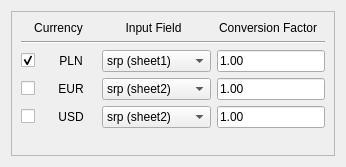
                <widget class="QWidget" name="curr_scroll_area_contents_5">
                 <property name="geometry">
                  <rect>
                   <x>0</x>
                   <y>0</y>
                   <width>346</width>
                   <height>167</height>
                  </rect>
                 </property>
                 <layout class="QGridLayout" name="gridLayout_39">
                  <item row="0" column="0">
                   <widget class="QFrame" name="curr_frame_5">
                    <property name="sizePolicy">
                     <sizepolicy hsizetype="Expanding" vsizetype="Maximum">
                      <horstretch>0</horstretch>
                      <verstretch>0</verstretch>
                     </sizepolicy>
                    </property>
                    <property name="autoFillBackground">
                     <bool>false</bool>
                    </property>
                    <property name="frameShape">
                     <enum>QFrame::Shape::StyledPanel</enum>
                    </property>
                    <property name="frameShadow">
                     <enum>QFrame::Shadow::Raised</enum>
                    </property>
                    <layout class="QGridLayout" name="gridLayout_40">
                     <item row="2" column="0">
                      <widget class="QCheckBox" name="include_curr_16">
                       <property name="sizePolicy">
                        <sizepolicy hsizetype="Expanding" vsizetype="Fixed">
                         <horstretch>0</horstretch>
                         <verstretch>0</verstretch>
                        </sizepolicy>
                       </property>
                       <property name="text">
                        <string/>
                       </property>
                       <property name="checked">
                        <bool>true</bool>
                       </property>
                      </widget>
                     </item>
                     <item row="4" column="1">
                      <widget class="QLabel" name="curr_label_16">
                       <property name="sizePolicy">
                        <sizepolicy hsizetype="Expanding" vsizetype="Fixed">
                         <horstretch>0</horstretch>
                         <verstretch>0</verstretch>
                        </sizepolicy>
                       </property>
                       <property name="minimumSize">
                        <size>
                         <width>50</width>
                         <height>0</height>
                        </size>
                       </property>
                       <property name="text">
                        <string>USD</string>
                       </property>
                       <property name="alignment">
                        <set>Qt::AlignmentFlag::AlignCenter</set>
                       </property>
                      </widget>
                     </item>
                     <item row="2" column="1">
                      <widget class="QLabel" name="curr_label_17">
                       <property name="sizePolicy">
                        <sizepolicy hsizetype="Expanding" vsizetype="Fixed">
                         <horstretch>0</horstretch>
                         <verstretch>0</verstretch>
                        </sizepolicy>
                       </property>
                       <property name="minimumSize">
                        <size>
                         <width>50</width>
                         <height>0</height>
                        </size>
                       </property>
                       <property name="text">
                        <string>PLN</string>
                       </property>
                       <property name="alignment">
                        <set>Qt::AlignmentFlag::AlignCenter</set>
                       </property>
                      </widget>
                     </item>
                     <item row="4" column="4">
                      <widget class="QLineEdit" name="c_factor_ledit_16">
                       <property name="text">
                        <string>1.00</string>
                       </property>
                      </widget>
                     </item>
                     <item row="4" column="0">
                      <widget class="QCheckBox" name="include_curr_17">
                       <property name="text">
                        <string/>
                       </property>
                      </widget>
                     </item>
                     <item row="2" column="4">
                      <widget class="QLineEdit" name="c_factor_ledit_17">
                       <property name="text">
                        <string>1.00</string>
                       </property>
                      </widget>
                     </item>
                     <item row="0" column="3" colspan="2">
                      <widget class="QLabel" name="header_cf_label_5">
                       <property name="sizePolicy">
                        <sizepolicy hsizetype="Expanding" vsizetype="Fixed">
                         <horstretch>0</horstretch>
                         <verstretch>0</verstretch>
                        </sizepolicy>
                       </property>
                       <property name="text">
                        <string>Conversion Factor</string>
                       </property>
                       <property name="alignment">
                        <set>Qt::AlignmentFlag::AlignCenter</set>
                       </property>
                      </widget>
                     </item>
                     <item row="3" column="0">
                      <widget class="QCheckBox" name="include_curr_18">
                       <property name="text">
                        <string/>
                       </property>
                      </widget>
                     </item>
                     <item row="0" column="2">
                      <widget class="QLabel" name="header_input_label_5">
                       <property name="sizePolicy">
                        <sizepolicy hsizetype="Expanding" vsizetype="Fixed">
                         <horstretch>0</horstretch>
                         <verstretch>0</verstretch>
                        </sizepolicy>
                       </property>
                       <property name="text">
                        <string>Input Field</string>
                       </property>
                       <property name="alignment">
                        <set>Qt::AlignmentFlag::AlignCenter</set>
                       </property>
                      </widget>
                     </item>
                     <item row="3" column="4">
                      <widget class="QLineEdit" name="c_factor_ledit_18">
                       <property name="text">
                        <string>1.00</string>
                       </property>
                      </widget>
                     </item>
                     <item row="3" column="1">
                      <widget class="QLabel" name="curr_label_18">
                       <property name="sizePolicy">
                        <sizepolicy hsizetype="Expanding" vsizetype="Fixed">
                         <horstretch>0</horstretch>
                         <verstretch>0</verstretch>
                        </sizepolicy>
                       </property>
                       <property name="minimumSize">
                        <size>
                         <width>50</width>
                         <height>0</height>
                        </size>
                       </property>
                       <property name="text">
                        <string>EUR</string>
                       </property>
                       <property name="alignment">
                        <set>Qt::AlignmentFlag::AlignCenter</set>
                       </property>
                      </widget>
                     </item>
                     <item row="3" column="2" colspan="2">
                      <widget class="QComboBox" name="curr_field_combo_16">
                       <property name="sizePolicy">
                        <sizepolicy hsizetype="Expanding" vsizetype="Preferred">
                         <horstretch>0</horstretch>
                         <verstretch>0</verstretch>
                        </sizepolicy>
                       </property>
                       <property name="maximumSize">
                        <size>
                         <width>200</width>
                         <height>16777215</height>
                        </size>
                       </property>
                       <property name="sizeAdjustPolicy">
                        <enum>QComboBox::SizeAdjustPolicy::AdjustToContentsOnFirstShow</enum>
                       </property>
                       <property name="frame">
                        <bool>true</bool>
                       </property>
                       <property name="labelDrawingMode">
                        <enum>QComboBox::LabelDrawingMode::UseStyle</enum>
                       </property>
                       <item>
                        <property name="text">
                         <string>srp (sheet2)</string>
                        </property>
                       </item>
                       <item>
                        <property name="text">
                         <string>name (sheet2)</string>
                        </property>
                       </item>
                      </widget>
                     </item>
                     <item row="0" column="0" colspan="2">
                      <widget class="QLabel" name="header_curr_label_5">
                       <property name="sizePolicy">
                        <sizepolicy hsizetype="Expanding" vsizetype="Fixed">
                         <horstretch>0</horstretch>
                         <verstretch>0</verstretch>
                        </sizepolicy>
                       </property>
                       <property name="text">
                        <string>Currency</string>
                       </property>
                       <property name="alignment">
                        <set>Qt::AlignmentFlag::AlignCenter</set>
                       </property>
                      </widget>
                     </item>
                     <item row="2" column="2" colspan="2">
                      <widget class="QComboBox" name="curr_field_combo_17">
                       <property name="sizePolicy">
                        <sizepolicy hsizetype="Expanding" vsizetype="Preferred">
                         <horstretch>0</horstretch>
                         <verstretch>0</verstretch>
                        </sizepolicy>
                       </property>
                       <property name="maximumSize">
                        <size>
                         <width>200</width>
                         <height>16777215</height>
                        </size>
                       </property>
                       <property name="sizeAdjustPolicy">
                        <enum>QComboBox::SizeAdjustPolicy::AdjustToContentsOnFirstShow</enum>
                       </property>
                       <property name="frame">
                        <bool>true</bool>
                       </property>
                       <property name="labelDrawingMode">
                        <enum>QComboBox::LabelDrawingMode::UseStyle</enum>
                       </property>
                       <item>
                        <property name="text">
                         <string>srp (sheet1)</string>
                        </property>
                       </item>
                       <item>
                        <property name="text">
                         <string>name (sheet2)</string>
                        </property>
                       </item>
                      </widget>
                     </item>
                     <item row="1" column="0" colspan="5">
                      <widget class="Line" name="curr_split_line_5">
                       <property name="sizePolicy">
                        <sizepolicy hsizetype="Expanding" vsizetype="Fixed">
                         <horstretch>0</horstretch>
                         <verstretch>0</verstretch>
                        </sizepolicy>
                       </property>
                       <property name="orientation">
                        <enum>Qt::Orientation::Horizontal</enum>
                       </property>
                      </widget>
                     </item>
                     <item row="5" column="2">
                      <spacer name="verticalSpacer_9">
                       <property name="orientation">
                        <enum>Qt::Orientation::Vertical</enum>
                       </property>
                       <property name="sizeHint" stdset="0">
                        <size>
                         <width>20</width>
                         <height>40</height>
                        </size>
                       </property>
                      </spacer>
                     </item>
                     <item row="4" column="2" colspan="2">
                      <widget class="QComboBox" name="curr_field_combo_18">
                       <property name="sizePolicy">
                        <sizepolicy hsizetype="Expanding" vsizetype="Preferred">
                         <horstretch>0</horstretch>
                         <verstretch>0</verstretch>
                        </sizepolicy>
                       </property>
                       <property name="maximumSize">
                        <size>
                         <width>200</width>
                         <height>16777215</height>
                        </size>
                       </property>
                       <property name="sizeAdjustPolicy">
                        <enum>QComboBox::SizeAdjustPolicy::AdjustToContentsOnFirstShow</enum>
                       </property>
                       <property name="frame">
                        <bool>true</bool>
                       </property>
                       <property name="labelDrawingMode">
                        <enum>QComboBox::LabelDrawingMode::UseStyle</enum>
                       </property>
                       <item>
                        <property name="text">
                         <string>srp (sheet2)</string>
                        </property>
                       </item>
                       <item>
                        <property name="text">
                         <string>name (sheet2)</string>
                        </property>
                       </item>
                      </widget>
                     </item>
                    </layout>
                   </widget>
                  </item>
                 </layout>
                </widget>
